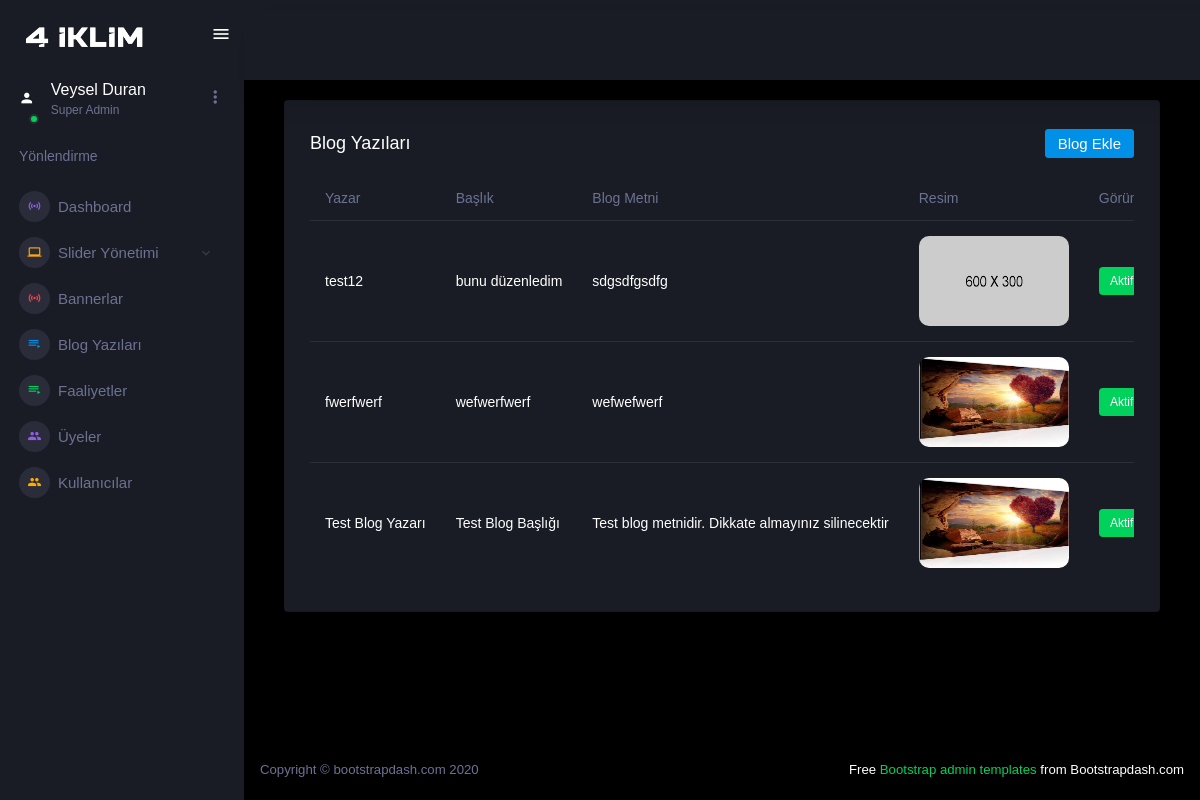
The page /admin/listBlog.php (signed in) on the database its author committed.
### tables this page shows
CREATE TABLE `blog` (
  `Id` int(11) NOT NULL,
  `AuthorName` varchar(100) DEFAULT NULL,
  `IsActive` tinyint(1) NOT NULL DEFAULT 1,
  `Title` text DEFAULT NULL,
  `CreatedDate` datetime NOT NULL,
  `Description` text DEFAULT NULL,
  `ImagePath` varchar(100) DEFAULT NULL,
  `Date` date DEFAULT NULL
);

### admin/queries/queries.php (called while the page is built, shortened)
<?php
include('database/connection.php');
function getAllData($table)
{
    global $baglanti;
    $sql = "SELECT * FROM $table order by  CreatedDate desc";
    $query = $baglanti->prepare($sql);
    $query->execute();
    $data = array();
    if ($query->rowCount() > 0) {
        while ($row = $query->fetch()) {
            $data[] = $row;
        }
    }
    return $data;
}

### admin/listBlog.php (the view, shortened to what this page needs)
<?php
include_once("queries/queries.php");
include("inc/head.php");
$blogs = getAllData("blog");
?>
<div class="main-panel">
    <div class="content-wrapper">
        <div class="col-lg-12 grid-margin stretch-card">
            <div class="card">
                <div class="card-body">
                    <h4 class="card-title d-flex justify-content-between align-items-center">Blog Yazıları
                        <a class="btn btn-primary btn-icon-text" href="addBlog">Blog Ekle</></a>
                    </h4>
                    <div class="table-responsive">
                        <table class="table table-hover">
                            <thead>
                                <tr>
                                    <th>Yazar</th>
                                    <th>Başlık</th>
                                    <th>Blog Metni</th>
                                    <th>Resim</th>
                                    <th>Görünürlük</th>
                                </tr>
                            </thead>
                            <tbody>
                                <?php
                                foreach ($blogs as $blog) {
                                    ?>
                                    <tr>
                                        <td class="text-white">
                                            <?= $blog["AuthorName"] ?>
                                        </td>
                                        <td class="text-white">
                                            <?= $blog["Title"] ?>
                                        </td>
                                        <td class="text-white">
                                            <?= $blog["Description"] ?>
                                        </td>
                                        <td>
                                                <img src="../images/<?= $blog["ImagePath"] ?>"
                                                    style="width: 150px; height: 90px; border-radius: 10px; align:center;">
                                        </td>
                                        <td class="col-1">
                                            <label
                                                class="<?= $blog["IsActive"] == "1" ? "badge badge-success" : "badge badge-danger" ?>"
                                                for="statusCheckbox">
                                                <?= $blog["IsActive"] == "1" ? "Aktif" : "Pasif" ?>
                                            </label>
                                        </td>
                                    </tr>
                                    <?php
                                }
                                ?>
                            </tbody>
                        </table>
                    </div>
                </div>
            </div>
        </div>
    </div>
    <?php
    include("inc/footer.php")
        ?>

### admin/inc/head.php (shortened to what this page needs)
<!DOCTYPE html>
<html lang="en">
<head>
  <link rel="stylesheet" href="assets/vendors/mdi/css/materialdesignicons.min.css">
  <link rel="stylesheet" href="assets/vendors/css/vendor.bundle.base.css">
  <link rel="stylesheet" href="assets/vendors/jvectormap/jquery-jvectormap.css">
  <link rel="stylesheet" href="assets/vendors/select2/select2.min.css">
  <link rel="stylesheet" href="assets/vendors/flag-icon-css/css/flag-icon.min.css">
  <link rel="stylesheet" href="assets/vendors/owl-carousel-2/owl.carousel.min.css">
  <link rel="stylesheet" href="assets/vendors/owl-carousel-2/owl.theme.default.min.css">
  <link rel="stylesheet" href="assets/vendors/select2-bootstrap-theme/select2-bootstrap.min.css">
  <link rel="stylesheet" href="assets/css/style.css">
</head>
<body>
  <div class="container-scroller">
    <nav class="sidebar sidebar-offcanvas" id="sidebar">
      <div class="sidebar-brand-wrapper d-none d-lg-flex align-items-center justify-content-center fixed-top">
        <a class="sidebar-brand brand-logo" href="index.php"><img src="../images/logo.png" alt="logo" /></a>
        <button class="navbar-toggler navbar-toggler align-self-center custom-button" type="button"
          data-toggle="minimize">
          <span class="mdi mdi-menu"></span>
        </button>
      </div>
      <ul class="nav">
        <li class="nav-item profile">
          <div class="profile-desc">
            <div class="profile-pic">
              <div class="count-indicator">
                <i class="mdi mdi-account"></i>
                <span class="count bg-success"></span>
              </div>
              <div class="profile-name">
                <h5 class="mb-0 font-weight-normal">
                  <?= $_SESSION["Name"] . " " . $_SESSION["Surname"] ?>
                </h5>
                <span>
                  <?= $_SESSION["role"] ?>
                </span>
              </div>
            </div>
            <a href="#" id="profile-dropdown" data-toggle="dropdown"><i class="mdi mdi-dots-vertical"></i></a>
          </div>
        </li>
        <li class="nav-item nav-category">
          <span class="nav-link">Yönlendirme</span>
        </li>
        <li class="nav-item menu-items">
          <a class="nav-link" href="index">
            <span class="menu-icon">
              <i class="mdi mdi-access-point"></i>
            </span>
            <span class="menu-title">Dashboard</span>
          </a>
        </li>
        <li class="nav-item menu-items">
          <a class="nav-link" data-toggle="collapse" href="#ui-basic" aria-expanded="false" aria-controls="ui-basic">
            <span class="menu-icon">
              <i class="mdi mdi-laptop"></i>
            </span>
            <span class="menu-title">Slider Yönetimi</span>
            <i class="menu-arrow"></i>
          </a>
        </li>
        <li class="nav-item menu-items">
          <a class="nav-link" href="listBanner">
            <span class="menu-icon">
              <i class="mdi mdi-access-point"></i>
            </span>
            <span class="menu-title">Bannerlar</span>
          </a>
        </li>
        <li class="nav-item menu-items">
          <a class="nav-link" href="listBlog">
            <span class="menu-icon">
              <i class="mdi mdi-playlist-play"></i>
            </span>
            <span class="menu-title">Blog Yazıları </span>
          </a>
        </li>
        <li class="nav-item menu-items">
          <a class="nav-link" href="faaliyetler">
            <span class="menu-icon">
              <i class="mdi mdi-playlist-play"></i>
            </span>
            <span class="menu-title">Faaliyetler </span>
          </a>
        </li>
        <li class="nav-item menu-items">
          <a class="nav-link" href="listUye">
            <span class="menu-icon">
              <i class="mdi mdi-account-multiple"></i>
            </span>
            <span class="menu-title">Üyeler </span>
          </a>
        </li>
        <li class="nav-item menu-items">
          <a class="nav-link" href="listRegister">
            <span class="menu-icon">
              <i class="mdi mdi-account-multiple"></i>
            </span>
            <span class="menu-title">Kullanıcılar </span>
          </a>
        </li>
      </ul>
    </nav>
    <div class="container-fluid page-body-wrapper">
      <nav class="navbar p-0 fixed-top d-flex flex-row">
        <div class="navbar-menu-wrapper flex-grow d-flex align-items-stretch">
          <ul class="navbar-nav navbar-nav-right">
            <li class="nav-item dropdown">
            </li>
          </ul>
        </div>
      </nav>

### admin/inc/footer.php (shortened to what this page needs)
<footer class="footer">
  <div class="d-sm-flex justify-content-center justify-content-sm-between">
    <span class="text-muted d-block text-center text-sm-left d-sm-inline-block">Copyright © bootstrapdash.com
      2020</span>
    <span class="float-none float-sm-right d-block mt-1 mt-sm-0 text-center"> Free <a
        href="https://www.bootstrapdash.com/bootstrap-admin-template/" target="_blank">Bootstrap admin templates</a>
      from Bootstrapdash.com</span>
  </div>
</footer>
</div>
</div>
</div>
</body>
</html>

### admin/inc/head.php (style rules this page uses)
.navbar-toggler.custom-button { color: white; background-color: transparent; }

### rows shown on the page
blog: AuthorName "test12", Title "bunu düzenledim", Description "sdgsdfgsdfg", ImagePath (picture), IsActive "Aktif"
blog: AuthorName "fwerfwerf", Title "wefwerfwerf", Description "wefwefwerf", ImagePath (picture), IsActive "Aktif"
blog: AuthorName "Test Blog Yazarı", Title "Test Blog Başlığı", Description "Test blog metnidir. Dikkate almayınız silinecektir", ImagePath (picture), IsActive "Aktif"

### other values the page prints
$_SESSION["Name"] "Veysel"
$_SESSION["Surname"] "Duran"
$_SESSION["role"] "Super Admin"
